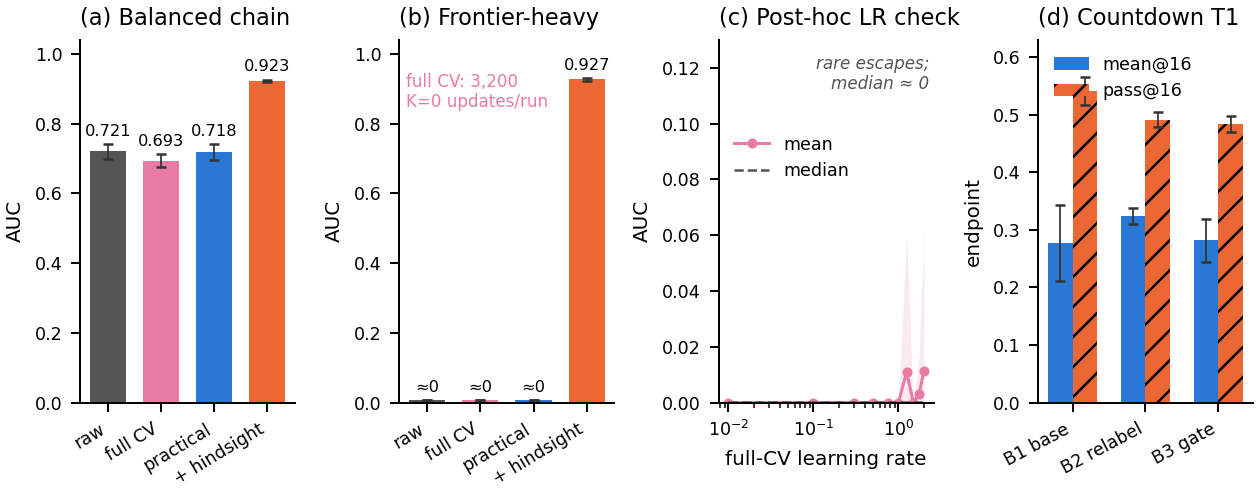

This chart was generated by the following Python code:
#!/usr/bin/env python
"""Figure 2: artifact-backed estimator controls and sensitivity.

Panels (a-b) load the 20-seed matched-budget estimator study.
Panel (c) loads the post-hoc full-CV learning-rate sensitivity.
Panel (d) loads three-seed Countdown endpoint aggregates.
"""
import json
import os

import matplotlib

matplotlib.use("Agg")
import matplotlib.pyplot as plt
import numpy as np

HERE = os.path.dirname(os.path.abspath(__file__))
ROOT = os.path.abspath(os.path.join(HERE, "..", ".."))
CHAIN = json.load(open(os.path.join(
    ROOT, "curriculum_maxrl", "results_estimator_variants.json")))
SENS = json.load(open(os.path.join(
    ROOT, "curriculum_maxrl", "results_fullcv_lr_sensitivity.json")))
COUNTDOWN = json.load(open(os.path.join(
    HERE, "data", "b_scoreboard_3seed.json")))

BLUE = "#2a78d6"
GREEN = "#008300"
MAGENTA = "#e87ba4"
ORANGE = "#eb6834"
GRAY = "#555555"

plt.rcParams.update({
    "font.size": 8,
    "axes.titlesize": 9,
    "axes.labelsize": 8,
    "xtick.labelsize": 7,
    "ytick.labelsize": 7,
    "legend.fontsize": 7,
    "axes.spines.top": False,
    "axes.spines.right": False,
    "axes.linewidth": 0.8,
    "pdf.fonttype": 42,
    "ps.fonttype": 42,
})

fig, axes = plt.subplots(1, 4, figsize=(7.0, 2.75))
arms = ["raw", "full_cv", "practical", "practical+hindsight"]
labels = ["raw", "full CV", "practical", "+ hindsight"]
colors = [GRAY, MAGENTA, BLUE, ORANGE]


def chain_panel(ax, regime, title):
    data = CHAIN["regimes"][regime]
    vals = [data[a]["auc_mean"] for a in arms]
    errs = [data[a]["auc_sd"] for a in arms]
    shown = [max(v, 0.006) for v in vals]
    ax.bar(range(4), shown, yerr=errs, color=colors, width=0.68,
           capsize=2, error_kw={"lw": 0.7, "ecolor": "#333333"})
    for i, v in enumerate(vals):
        label = f"{v:.3f}" if v >= 0.0005 else "≈0"
        ax.text(i, max(shown[i] + errs[i] + 0.015, 0.02), label,
                ha="center", va="bottom", fontsize=6.5)
    ax.set_xticks(range(4), labels, rotation=31, ha="right")
    ax.set_ylim(0, 1.04)
    ax.set_ylabel("AUC")
    ax.set_title(title, loc="left")


chain_panel(axes[0], "balanced", "(a) Balanced chain")
chain_panel(axes[1], "frontier_heavy", "(b) Frontier-heavy")
axes[1].text(0.03, 0.91, "full CV: 3,200\nK=0 updates/run",
             transform=axes[1].transAxes, color=MAGENTA, fontsize=6.7,
             va="top")

# Post-hoc learning-rate sensitivity. Mean and median separate the rare
# lottery escapes from a reliable bootstrap regime.
lr_rows = sorted((float(k), v) for k, v in SENS["learning_rates"].items())
lrs = np.array([x for x, _ in lr_rows])
means = np.array([v["auc_mean"] for _, v in lr_rows])
sds = np.array([v["auc_sd"] for _, v in lr_rows])
medians = np.array([v["auc_median"] for _, v in lr_rows])
axes[2].fill_between(lrs, np.maximum(means - sds, 0), means + sds,
                     color=MAGENTA, alpha=0.16, lw=0)
axes[2].plot(lrs, means, "o-", color=MAGENTA, ms=3, lw=1.2, label="mean")
axes[2].plot(lrs, medians, "--", color=GRAY, lw=1.0, label="median")
axes[2].set_xscale("log")
axes[2].set_ylim(0, 0.13)
axes[2].set_xlabel("full-CV learning rate")
axes[2].set_ylabel("AUC")
axes[2].set_title("(c) Post-hoc LR check", loc="left")
axes[2].legend(frameon=False, loc="upper left", bbox_to_anchor=(0.0, 0.78))
axes[2].text(0.98, 0.96, "rare escapes;\nmedian ≈ 0",
             transform=axes[2].transAxes, ha="right", va="top",
             color=GRAY, fontsize=6.7, style="italic")

# Countdown endpoints: each row is [mean success, seed SD, pass@16, seed SD].
cd_arms = ["B1_t1", "B2_t1", "B3_t1"]
cd_labels = ["B1 base", "B2 relabel", "B3 gate"]
x = np.arange(3)
width = 0.34
mean_vals = [COUNTDOWN[a][0] for a in cd_arms]
mean_errs = [COUNTDOWN[a][1] for a in cd_arms]
cov_vals = [COUNTDOWN[a][2] for a in cd_arms]
cov_errs = [COUNTDOWN[a][3] for a in cd_arms]
axes[3].bar(x - width / 2, mean_vals, width, yerr=mean_errs, color=BLUE,
            capsize=2, label="mean@16",
            error_kw={"lw": 0.7, "ecolor": "#333333"})
axes[3].bar(x + width / 2, cov_vals, width, yerr=cov_errs, color=ORANGE,
            hatch="//", capsize=2, label="pass@16",
            error_kw={"lw": 0.7, "ecolor": "#333333"})
axes[3].set_xticks(x, cd_labels, rotation=28, ha="right")
axes[3].set_ylim(0, 0.63)
axes[3].set_ylabel("endpoint")
axes[3].set_title("(d) Countdown T1", loc="left")
axes[3].legend(frameon=False, loc="upper left")

fig.tight_layout(pad=0.35, w_pad=1.0)
fig.savefig(os.path.join(HERE, "fig2_ladder.pdf"))
fig.savefig(os.path.join(HERE, "fig2_ladder.png"), dpi=180)
print("wrote fig2_ladder.pdf / .png")
